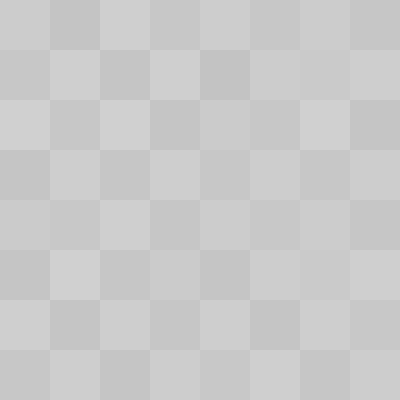
Frame 1 (no input)
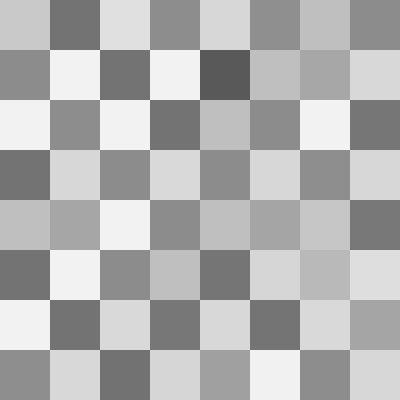
Frame 60 (the mouse pressed at the canvas centre just before this capture)
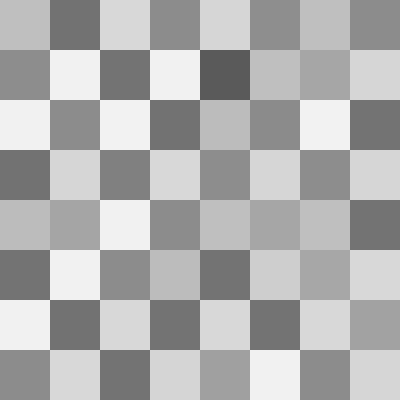
Frame 120 (the mouse held since frame 60 and released just before this capture)

The Processing sketch that drew these frames (run headless with seeded random() and noise(); from frame 60 on, the mouse is pressed at the canvas centre):

// Processing sketch: Chess_Problem
// ── Chess_Problem.pde
boolean white;
WhiteSquare[][] grid;
BlackSquare[][] grid2;
int rows;
int cols;
int gridSquareSize;

void setup() {

  size(400, 400);
  noStroke();
  rows = 8;
  cols = 8;
  gridSquareSize = 50;

  grid = new WhiteSquare[cols][rows];
  grid2 = new BlackSquare[cols][rows];
  // do a double for loop to run through the grid 2D array
  // creating new alternating black and white GridSquare objects
  for (int i = 0; i < cols; i++) {
    for (int j = 0; j < rows; j++) {
      grid[i][j] = new WhiteSquare(i, j, gridSquareSize, white);
      white = !white;
    }
    white = !white;
  }
  for (int i = 0; i < cols; i++) {
    for (int j = 0; j < rows; j++) {
      grid2[i][j] = new BlackSquare(i, j, gridSquareSize, white);
    }
  }
}

void draw() {

  // every time daw runs, we want to go through the grid 2d array and update and render each GridSquare object
  // update represents getting hungry
  // render takes care of drawing
  for (int i = 0; i < cols; i++) {
    for (int j = 0; j < rows; j++) {
      grid[i][j].update();
      grid[i][j].render();
    }
  }
  for (int i = 0; i < cols; i++) {
    for (int j = 0; j < rows; j++) {
      grid2[i][j].update();
      grid2[i][j].render();
    }
  }
  // determine which gid slot mouse is over
  int currentHorizSquare = mouseX / 50;
  int currentVertSquare = mouseY / 50;

  // do mouseOver-based feeding only on **valid** grid slots
  if (currentHorizSquare >= 0 && currentHorizSquare <= 7 && currentVertSquare >= 0 && currentVertSquare <= 7) {
    grid[currentHorizSquare][currentVertSquare].feed();
  }
}
// ── BlackSquare.pde
class BlackSquare {

  int x;
  int y;
  int size;
  int col;
  float food;

  boolean white;

  BlackSquare(int x, int y, int size, boolean white) {
    this.x = x;
    this.y = y;
    this.size = size;

    this.white = white;

    // establish a random amount of food to start with
    this.food = random(500, 1000);

    if (white) {
      this.col = 0;
    } else {
      this.col = 255;
    }
  }

  void render() {

    // if it is a black square
    if (!this.white) {

      // reflect the amount of food
      col = (int)map(this.food, 0, 1000, 0, 255);

    }

    fill(col, 10);
    rect(this.x * size, this.y * size, size, size);
  }

  void update() {
    if(!this.white && this.food > 0) {
      this.food--;
    }
  }

  void feed() {
    if (!this.white && this.food < 1000) {
      this.food += 10;
      
    }
  }
}
// ── WhiteSquare.pde
class WhiteSquare {

  int x;
  int y;
  int size;
  int col;
  float food;

  boolean white;

  WhiteSquare(int x, int y, int size, boolean white) {
    this.x = x;
    this.y = y;
    this.size = size;

    this.white = white;

    // establish a random amount of food to start with
    this.food = random(500, 1000);

    if (!white) {
      this.col = 255;
    } else {
      this.col = 0;
    }
  }

  void render() {

    // if it is a black square
    if (this.white) {

      // reflect the amount of food
      col = (int)map(this.food, 0, 1000, 255, 0);

    }

    fill(col, 10);
    rect(this.x * size, this.y * size, size, size);
  }

  void update() {
    if(this.white && this.food > 0) {
      this.food--;
    }
  }

  void feed() {
    if (this.white && this.food < 1000) {
      this.food += 10;
      
    }
  }
}
